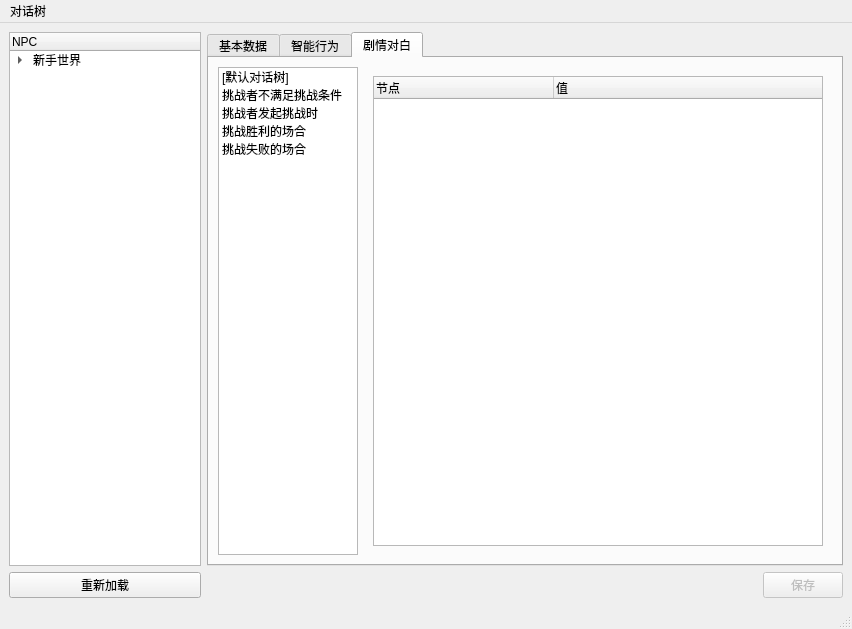
<?xml version="1.0" encoding="UTF-8"?>
<ui version="4.0">
 <class>GameNPCEditor</class>
 <widget class="QMainWindow" name="GameNPCEditor">
  <property name="geometry">
   <rect>
    <x>0</x>
    <y>0</y>
    <width>852</width>
    <height>629</height>
   </rect>
  </property>
  <property name="windowTitle">
   <string>MainWindow</string>
  </property>
  <widget class="QWidget" name="centralwidget">
   <layout class="QHBoxLayout" name="horizontalLayout">
    <item>
     <layout class="QVBoxLayout" name="verticalLayout">
      <item alignment="Qt::AlignLeft">
       <widget class="QTreeWidget" name="tvNpcList">
        <property name="sizePolicy">
         <sizepolicy hsizetype="Fixed" vsizetype="Expanding">
          <horstretch>0</horstretch>
          <verstretch>0</verstretch>
         </sizepolicy>
        </property>
        <property name="maximumSize">
         <size>
          <width>192</width>
          <height>16777215</height>
         </size>
        </property>
        <column>
         <property name="text">
          <string>NPC</string>
         </property>
        </column>
        <item>
         <property name="text">
          <string>新手世界</string>
         </property>
         <item>
          <property name="text">
           <string>1001 - 老肉鸡</string>
          </property>
         </item>
        </item>
       </widget>
      </item>
      <item>
       <widget class="QPushButton" name="pushButton">
        <property name="text">
         <string>重新加载</string>
        </property>
       </widget>
      </item>
     </layout>
    </item>
    <item>
     <layout class="QGridLayout" name="gridLayout">
      <item row="1" column="0" alignment="Qt::AlignRight">
       <widget class="QPushButton" name="btnSave">
        <property name="enabled">
         <bool>false</bool>
        </property>
        <property name="sizePolicy">
         <sizepolicy hsizetype="Fixed" vsizetype="Fixed">
          <horstretch>0</horstretch>
          <verstretch>0</verstretch>
         </sizepolicy>
        </property>
        <property name="layoutDirection">
         <enum>Qt::LeftToRight</enum>
        </property>
        <property name="text">
         <string>保存</string>
        </property>
        <property name="default">
         <bool>false</bool>
        </property>
        <property name="flat">
         <bool>false</bool>
        </property>
       </widget>
      </item>
      <item row="0" column="0">
       <widget class="QTabWidget" name="tabWidget">
        <property name="currentIndex">
         <number>2</number>
        </property>
        <widget class="QWidget" name="tab">
         <attribute name="title">
          <string>基本数据</string>
         </attribute>
         <widget class="QLabel" name="label">
          <property name="geometry">
           <rect>
            <x>15</x>
            <y>15</y>
            <width>21</width>
            <height>21</height>
           </rect>
          </property>
          <property name="text">
           <string>ID</string>
          </property>
         </widget>
         <widget class="QLineEdit" name="txtNPCId">
          <property name="geometry">
           <rect>
            <x>75</x>
            <y>15</y>
            <width>301</width>
            <height>20</height>
           </rect>
          </property>
          <property name="cursorMoveStyle">
           <enum>Qt::LogicalMoveStyle</enum>
          </property>
         </widget>
         <widget class="QLabel" name="label_2">
          <property name="geometry">
           <rect>
            <x>15</x>
            <y>45</y>
            <width>51</width>
            <height>21</height>
           </rect>
          </property>
          <property name="text">
           <string>名字</string>
          </property>
         </widget>
         <widget class="QLineEdit" name="txtNPCName">
          <property name="geometry">
           <rect>
            <x>75</x>
            <y>45</y>
            <width>301</width>
            <height>20</height>
           </rect>
          </property>
         </widget>
         <widget class="QLabel" name="label_3">
          <property name="geometry">
           <rect>
            <x>15</x>
            <y>75</y>
            <width>51</width>
            <height>21</height>
           </rect>
          </property>
          <property name="text">
           <string>称谓</string>
          </property>
         </widget>
         <widget class="QLineEdit" name="txtNPCTitle">
          <property name="geometry">
           <rect>
            <x>75</x>
            <y>75</y>
            <width>301</width>
            <height>20</height>
           </rect>
          </property>
         </widget>
         <widget class="QLineEdit" name="txtNPCAvatar">
          <property name="geometry">
           <rect>
            <x>75</x>
            <y>105</y>
            <width>261</width>
            <height>20</height>
           </rect>
          </property>
         </widget>
         <widget class="QLabel" name="label_4">
          <property name="geometry">
           <rect>
            <x>15</x>
            <y>105</y>
            <width>51</width>
            <height>21</height>
           </rect>
          </property>
          <property name="text">
           <string>头像文件</string>
          </property>
         </widget>
         <widget class="QToolButton" name="btnViewAvata">
          <property name="geometry">
           <rect>
            <x>340</x>
            <y>105</y>
            <width>37</width>
            <height>21</height>
           </rect>
          </property>
          <property name="text">
           <string>...</string>
          </property>
          <property name="popupMode">
           <enum>QToolButton::DelayedPopup</enum>
          </property>
         </widget>
        </widget>
        <widget class="QWidget" name="widget">
         <attribute name="title">
          <string>智能行为</string>
         </attribute>
         <layout class="QVBoxLayout" name="verticalLayout_4">
          <item>
           <widget class="QLabel" name="label_9">
            <property name="text">
             <string>常规属性</string>
            </property>
           </widget>
          </item>
          <item>
           <widget class="Line" name="line">
            <property name="orientation">
             <enum>Qt::Horizontal</enum>
            </property>
           </widget>
          </item>
          <item>
           <layout class="QGridLayout" name="gridLayout_4">
            <item row="0" column="1" alignment="Qt::AlignLeft">
             <widget class="QSpinBox" name="spbLevel">
              <property name="sizePolicy">
               <sizepolicy hsizetype="Minimum" vsizetype="Fixed">
                <horstretch>0</horstretch>
                <verstretch>0</verstretch>
               </sizepolicy>
              </property>
              <property name="minimum">
               <number>1</number>
              </property>
              <property name="maximum">
               <number>120</number>
              </property>
             </widget>
            </item>
            <item row="0" column="0">
             <widget class="QLabel" name="label_5">
              <property name="sizePolicy">
               <sizepolicy hsizetype="Fixed" vsizetype="Fixed">
                <horstretch>0</horstretch>
                <verstretch>0</verstretch>
               </sizepolicy>
              </property>
              <property name="text">
               <string>等级</string>
              </property>
             </widget>
            </item>
            <item row="0" column="2">
             <widget class="QLabel" name="label_10">
              <property name="sizePolicy">
               <sizepolicy hsizetype="Minimum" vsizetype="Fixed">
                <horstretch>0</horstretch>
                <verstretch>0</verstretch>
               </sizepolicy>
              </property>
              <property name="text">
               <string/>
              </property>
             </widget>
            </item>
           </layout>
          </item>
          <item>
           <layout class="QGridLayout" name="gridLayout_3">
            <item row="0" column="0">
             <widget class="QCheckBox" name="chkAttackable">
              <property name="sizePolicy">
               <sizepolicy hsizetype="Fixed" vsizetype="Fixed">
                <horstretch>0</horstretch>
                <verstretch>0</verstretch>
               </sizepolicy>
              </property>
              <property name="text">
               <string>可发起攻击</string>
              </property>
             </widget>
            </item>
            <item row="0" column="1">
             <widget class="QCheckBox" name="chkMarriageable">
              <property name="sizePolicy">
               <sizepolicy hsizetype="Fixed" vsizetype="Fixed">
                <horstretch>0</horstretch>
                <verstretch>0</verstretch>
               </sizepolicy>
              </property>
              <property name="text">
               <string>接受求偶</string>
              </property>
             </widget>
            </item>
            <item row="0" column="2">
             <widget class="QCheckBox" name="chkPresentable">
              <property name="text">
               <string>接受赠送物品</string>
              </property>
             </widget>
            </item>
            <item row="1" column="0">
             <widget class="QCheckBox" name="chkFavorable">
              <property name="sizePolicy">
               <sizepolicy hsizetype="Fixed" vsizetype="Fixed">
                <horstretch>0</horstretch>
                <verstretch>0</verstretch>
               </sizepolicy>
              </property>
              <property name="text">
               <string>有好感度属性</string>
              </property>
             </widget>
            </item>
            <item row="1" column="1">
             <widget class="QCheckBox" name="chkSurrender">
              <property name="sizePolicy">
               <sizepolicy hsizetype="Fixed" vsizetype="Fixed">
                <horstretch>0</horstretch>
                <verstretch>0</verstretch>
               </sizepolicy>
              </property>
              <property name="text">
               <string>战斗时允许投降</string>
              </property>
             </widget>
            </item>
           </layout>
          </item>
          <item>
           <spacer name="horizontalSpacer">
            <property name="orientation">
             <enum>Qt::Horizontal</enum>
            </property>
            <property name="sizeHint" stdset="0">
             <size>
              <width>40</width>
              <height>20</height>
             </size>
            </property>
           </spacer>
          </item>
          <item>
           <widget class="QLabel" name="label_11">
            <property name="text">
             <string>高级属性</string>
            </property>
           </widget>
          </item>
          <item>
           <widget class="Line" name="line_2">
            <property name="orientation">
             <enum>Qt::Horizontal</enum>
            </property>
           </widget>
          </item>
          <item>
           <widget class="QTabWidget" name="tabWidget_2">
            <property name="currentIndex">
             <number>0</number>
            </property>
            <widget class="QWidget" name="tab_3">
             <attribute name="title">
              <string>移动场景数据</string>
             </attribute>
             <layout class="QVBoxLayout" name="verticalLayout_3">
              <item>
               <layout class="QVBoxLayout" name="verticalLayout_2">
                <item>
                 <widget class="QCheckBox" name="chkMovealbe">
                  <property name="text">
                   <string>允许随机移动到其它场景</string>
                  </property>
                 </widget>
                </item>
                <item>
                 <widget class="QTreeWidget" name="treeWidget_2">
                  <property name="sizePolicy">
                   <sizepolicy hsizetype="Minimum" vsizetype="Expanding">
                    <horstretch>0</horstretch>
                    <verstretch>0</verstretch>
                   </sizepolicy>
                  </property>
                  <attribute name="headerCascadingSectionResizes">
                   <bool>true</bool>
                  </attribute>
                  <attribute name="headerHighlightSections">
                   <bool>true</bool>
                  </attribute>
                  <attribute name="headerShowSortIndicator" stdset="0">
                   <bool>true</bool>
                  </attribute>
                  <column>
                   <property name="text">
                    <string>场景</string>
                   </property>
                  </column>
                  <column>
                   <property name="text">
                    <string>移动机率</string>
                   </property>
                  </column>
                  <item>
                   <property name="text">
                    <string>测试场景</string>
                   </property>
                   <property name="text">
                    <string>100%</string>
                   </property>
                   <item>
                    <property name="text">
                     <string>场景1</string>
                    </property>
                    <property name="text">
                     <string>30%</string>
                    </property>
                   </item>
                   <item>
                    <property name="text">
                     <string>场景2</string>
                    </property>
                    <property name="text">
                     <string>70%</string>
                    </property>
                   </item>
                  </item>
                 </widget>
                </item>
               </layout>
              </item>
              <item>
               <layout class="QGridLayout" name="gridLayout_2">
                <property name="sizeConstraint">
                 <enum>QLayout::SetDefaultConstraint</enum>
                </property>
                <item row="0" column="0">
                 <widget class="QLabel" name="label_6">
                  <property name="sizePolicy">
                   <sizepolicy hsizetype="Fixed" vsizetype="Fixed">
                    <horstretch>0</horstretch>
                    <verstretch>0</verstretch>
                   </sizepolicy>
                  </property>
                  <property name="text">
                   <string>移动频率</string>
                  </property>
                 </widget>
                </item>
                <item row="0" column="2">
                 <widget class="QLabel" name="label_7">
                  <property name="sizePolicy">
                   <sizepolicy hsizetype="Minimum" vsizetype="Fixed">
                    <horstretch>0</horstretch>
                    <verstretch>0</verstretch>
                   </sizepolicy>
                  </property>
                  <property name="text">
                   <string>次/每12小时（服务器时间）</string>
                  </property>
                 </widget>
                </item>
                <item row="0" column="1">
                 <widget class="QSpinBox" name="spinBox_2">
                  <property name="sizePolicy">
                   <sizepolicy hsizetype="Fixed" vsizetype="Fixed">
                    <horstretch>0</horstretch>
                    <verstretch>0</verstretch>
                   </sizepolicy>
                  </property>
                  <property name="value">
                   <number>1</number>
                  </property>
                 </widget>
                </item>
               </layout>
              </item>
              <item>
               <widget class="QCheckBox" name="checkBox_7">
                <property name="text">
                 <string>周期内正态分布触发</string>
                </property>
               </widget>
              </item>
             </layout>
            </widget>
            <widget class="QWidget" name="tab_4">
             <attribute name="title">
              <string>物品偏好数据</string>
             </attribute>
             <widget class="QTreeWidget" name="treeWidget">
              <property name="geometry">
               <rect>
                <x>5</x>
                <y>30</y>
                <width>586</width>
                <height>356</height>
               </rect>
              </property>
              <attribute name="headerCascadingSectionResizes">
               <bool>true</bool>
              </attribute>
              <attribute name="headerHighlightSections">
               <bool>true</bool>
              </attribute>
              <attribute name="headerShowSortIndicator" stdset="0">
               <bool>true</bool>
              </attribute>
              <column>
               <property name="text">
                <string>分类</string>
               </property>
              </column>
              <column>
               <property name="text">
                <string>权值</string>
               </property>
              </column>
              <item>
               <property name="text">
                <string>武器</string>
               </property>
               <property name="checkState">
                <enum>Checked</enum>
               </property>
               <property name="text">
                <string>0</string>
               </property>
               <item>
                <property name="text">
                 <string>生化武器</string>
                </property>
                <property name="checkState">
                 <enum>Checked</enum>
                </property>
                <property name="text">
                 <string>0</string>
                </property>
               </item>
               <item>
                <property name="text">
                 <string>激光武器</string>
                </property>
                <property name="checkState">
                 <enum>Checked</enum>
                </property>
                <property name="text">
                 <string>0</string>
                </property>
               </item>
              </item>
             </widget>
             <widget class="QLabel" name="label_8">
              <property name="geometry">
               <rect>
                <x>5</x>
                <y>10</y>
                <width>241</width>
                <height>16</height>
               </rect>
              </property>
              <property name="text">
               <string>当NPC拥有好感度属性时，该数据才会有效。</string>
              </property>
             </widget>
            </widget>
            <widget class="QWidget" name="tab_6">
             <attribute name="title">
              <string>战斗牌组编辑</string>
             </attribute>
            </widget>
           </widget>
          </item>
         </layout>
        </widget>
        <widget class="QWidget" name="tab_2">
         <attribute name="title">
          <string>剧情对白</string>
         </attribute>
         <layout class="QHBoxLayout" name="horizontalLayout_4">
          <item>
           <layout class="QHBoxLayout" name="horizontalLayout_3">
            <item>
             <widget class="QListWidget" name="lstDialoguesType">
              <property name="sizePolicy">
               <sizepolicy hsizetype="Fixed" vsizetype="Expanding">
                <horstretch>0</horstretch>
                <verstretch>0</verstretch>
               </sizepolicy>
              </property>
              <property name="maximumSize">
               <size>
                <width>140</width>
                <height>16777215</height>
               </size>
              </property>
              <property name="editTriggers">
               <set>QAbstractItemView::NoEditTriggers</set>
              </property>
              <property name="resizeMode">
               <enum>QListView::Adjust</enum>
              </property>
              <property name="viewMode">
               <enum>QListView::ListMode</enum>
              </property>
              <property name="batchSize">
               <number>200</number>
              </property>
              <item>
               <property name="text">
                <string>[默认对话树]</string>
               </property>
              </item>
              <item>
               <property name="text">
                <string>挑战者不满足挑战条件</string>
               </property>
              </item>
              <item>
               <property name="text">
                <string>挑战者发起挑战时</string>
               </property>
              </item>
              <item>
               <property name="text">
                <string>挑战胜利的场合</string>
               </property>
              </item>
              <item>
               <property name="text">
                <string>挑战失败的场合</string>
               </property>
              </item>
             </widget>
            </item>
           </layout>
          </item>
          <item>
           <widget class="QStackedWidget" name="stackedWidgetDialogueTree">
            <property name="sizePolicy">
             <sizepolicy hsizetype="Expanding" vsizetype="Expanding">
              <horstretch>0</horstretch>
              <verstretch>0</verstretch>
             </sizepolicy>
            </property>
            <property name="currentIndex">
             <number>0</number>
            </property>
            <widget class="QWidget" name="stackedWidgetDialogueTreePage1">
             <layout class="QHBoxLayout" name="horizontalLayout_2">
              <item>
               <widget class="QTreeWidget" name="tvDialoguesTree">
                <property name="sizePolicy">
                 <sizepolicy hsizetype="Expanding" vsizetype="Expanding">
                  <horstretch>0</horstretch>
                  <verstretch>0</verstretch>
                 </sizepolicy>
                </property>
                <property name="contextMenuPolicy">
                 <enum>Qt::CustomContextMenu</enum>
                </property>
                <property name="editTriggers">
                 <set>QAbstractItemView::NoEditTriggers</set>
                </property>
                <property name="rootIsDecorated">
                 <bool>true</bool>
                </property>
                <property name="animated">
                 <bool>true</bool>
                </property>
                <attribute name="headerCascadingSectionResizes">
                 <bool>true</bool>
                </attribute>
                <attribute name="headerDefaultSectionSize">
                 <number>180</number>
                </attribute>
                <attribute name="headerHighlightSections">
                 <bool>false</bool>
                </attribute>
                <attribute name="headerMinimumSectionSize">
                 <number>120</number>
                </attribute>
                <column>
                 <property name="text">
                  <string>节点</string>
                 </property>
                </column>
                <column>
                 <property name="text">
                  <string>值</string>
                 </property>
                </column>
               </widget>
              </item>
             </layout>
            </widget>
            <widget class="QWidget" name="page_3">
             <widget class="QListWidget" name="listWidget_2">
              <property name="geometry">
               <rect>
                <x>0</x>
                <y>5</y>
                <width>376</width>
                <height>566</height>
               </rect>
              </property>
             </widget>
            </widget>
           </widget>
          </item>
         </layout>
        </widget>
       </widget>
      </item>
     </layout>
    </item>
   </layout>
  </widget>
  <widget class="QMenuBar" name="menubar">
   <property name="geometry">
    <rect>
     <x>0</x>
     <y>0</y>
     <width>852</width>
     <height>23</height>
    </rect>
   </property>
   <widget class="QMenu" name="menu">
    <property name="title">
     <string>对话树</string>
    </property>
   </widget>
   <addaction name="menu"/>
  </widget>
  <widget class="QStatusBar" name="statusbar"/>
 </widget>
 <resources/>
 <connections/>
</ui>
